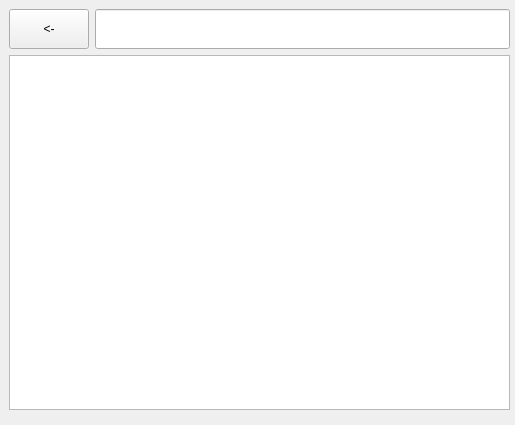
<?xml version="1.0" encoding="UTF-8"?>
<ui version="4.0">
 <class>Form</class>
 <widget class="QWidget" name="Form">
  <property name="geometry">
   <rect>
    <x>0</x>
    <y>0</y>
    <width>515</width>
    <height>425</height>
   </rect>
  </property>
  <property name="windowTitle">
   <string>文件浏览器</string>
  </property>
  <widget class="QWidget" name="verticalLayoutWidget">
   <property name="geometry">
    <rect>
     <x>9</x>
     <y>9</y>
     <width>501</width>
     <height>401</height>
    </rect>
   </property>
   <layout class="QVBoxLayout" name="verticalLayout">
    <item>
     <layout class="QHBoxLayout" name="horizontalLayout">
      <item>
       <widget class="QPushButton" name="back_btn">
        <property name="minimumSize">
         <size>
          <width>0</width>
          <height>40</height>
         </size>
        </property>
        <property name="maximumSize">
         <size>
          <width>16777215</width>
          <height>40</height>
         </size>
        </property>
        <property name="text">
         <string>&lt;-</string>
        </property>
       </widget>
      </item>
      <item>
       <widget class="QLineEdit" name="path_edit">
        <property name="minimumSize">
         <size>
          <width>0</width>
          <height>40</height>
         </size>
        </property>
        <property name="maximumSize">
         <size>
          <width>16777215</width>
          <height>40</height>
         </size>
        </property>
       </widget>
      </item>
     </layout>
    </item>
    <item>
     <widget class="QListWidget" name="listWidget"/>
    </item>
   </layout>
  </widget>
 </widget>
 <resources/>
 <connections/>
</ui>
